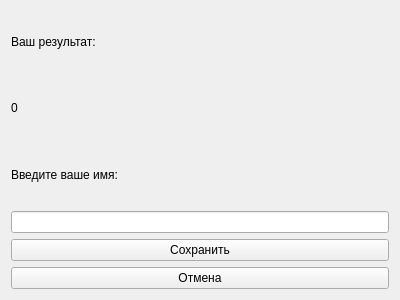
<?xml version="1.0" encoding="UTF-8"?>
<ui version="4.0">
 <class>save_res_window</class>
 <widget class="QWidget" name="save_res_window">
  <property name="geometry">
   <rect>
    <x>0</x>
    <y>0</y>
    <width>400</width>
    <height>300</height>
   </rect>
  </property>
  <property name="windowTitle">
   <string>Form</string>
  </property>
  <layout class="QVBoxLayout" name="verticalLayout">
   <item>
    <widget class="QLabel" name="your_res">
     <property name="text">
      <string>Ваш результат:</string>
     </property>
    </widget>
   </item>
   <item>
    <widget class="QLabel" name="res">
     <property name="text">
      <string>0</string>
     </property>
    </widget>
   </item>
   <item>
    <widget class="QLabel" name="enter_name">
     <property name="text">
      <string>Введите ваше имя:</string>
     </property>
    </widget>
   </item>
   <item>
    <widget class="QLineEdit" name="name"/>
   </item>
   <item>
    <widget class="QPushButton" name="save_but">
     <property name="text">
      <string>Сохранить</string>
     </property>
    </widget>
   </item>
   <item>
    <widget class="QPushButton" name="no_but">
     <property name="text">
      <string>Отмена</string>
     </property>
    </widget>
   </item>
  </layout>
 </widget>
 <resources/>
 <connections/>
</ui>
